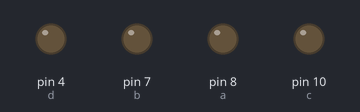
A sketch run on a simulated Arduino Uno, built with avr-gcc and run on an emulated ATmega328P. Parts: output pins drawn as LEDs (lit = HIGH).

Above: at 0.2 s.
At 1.2 s:
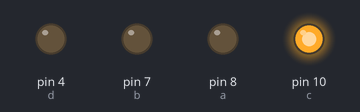
At 1.7 s:
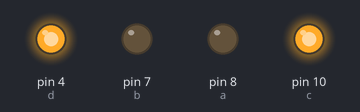
At 3.2 s:
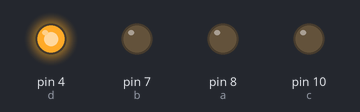
At 4.7 s:
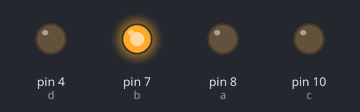
Timing chart, 0 to 5.8 s (numbered marks = the images above):
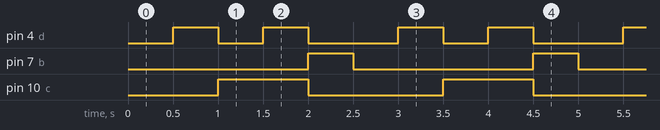

The sketch:

_7447.ino
```cpp
int a=8;
int b=7;
int c=10;
int d=4;
void setup()
{
    pinMode(a,HIGH);
       pinMode(b,HIGH);
         pinMode(c,HIGH);
       pinMode(d,HIGH);


}
void loop()
{
  digitalWrite(a,LOW);
  digitalWrite(b,LOW);
  digitalWrite(c,LOW);
  digitalWrite(d,LOW);
  delay(500);
  digitalWrite(a,LOW);
  digitalWrite(b,LOW);
  digitalWrite(c,LOW);
  digitalWrite(d,HIGH);
  delay(500);
  digitalWrite(a,LOW);
  digitalWrite(b,LOW);
  digitalWrite(c,HIGH);
  digitalWrite(d,LOW);
  delay(500);
  digitalWrite(a,LOW);
  digitalWrite(b,LOW);
  digitalWrite(c,HIGH);
  digitalWrite(d,HIGH);
  delay(500);
  digitalWrite(a,LOW);
  digitalWrite(b,HIGH);
  digitalWrite(c,LOW);
  digitalWrite(d,LOW);
  delay(500);
}
```

Measured:
- by itself, pin 4 (d): repeats every 2.5 s: LOW 0.50 s, HIGH 0.50 s, LOW 1.0 s, HIGH 0.50 s
- by itself, pin 7 (b): alternates HIGH for 0.50 s and LOW for 2.0 s
- by itself, pin 10 (c): alternates HIGH for 1.0 s and LOW for 1.5 s
